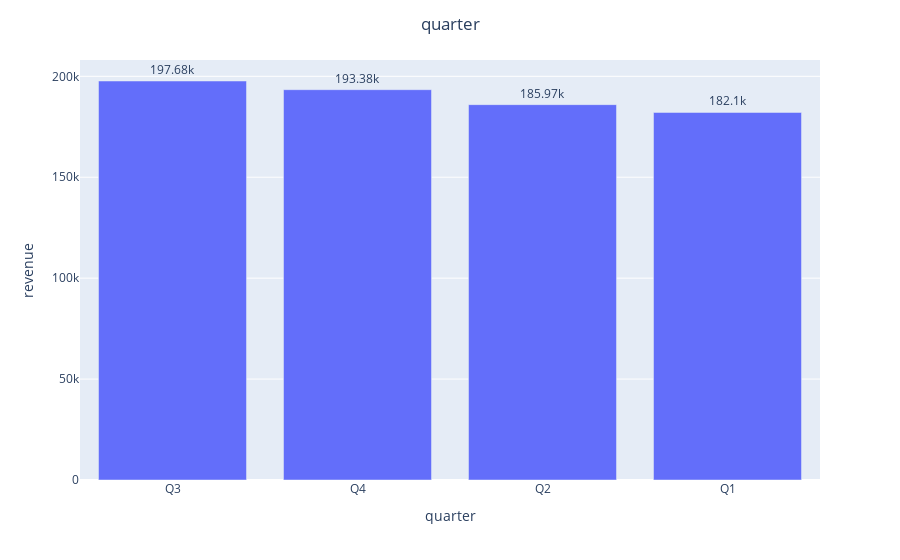

Here is the notebook cell this chart was saved with:
### Code cell
ee=data.groupby('quarter')['revenue'].sum().sort_values(ascending=False).reset_index()
fig = px.bar(ee, x="quarter",y='revenue',text_auto=True)
fig.update_layout(title="quarter ")
fig.update_layout(xaxis_title= "quarter")
fig.update_layout(yaxis_title= "revenue")
fig.update_traces(textposition='outside')
fig.update_layout(title_x=.5)
fig.show()

### Figure 1 — Plotly figure (JSON) as saved in the notebook; plotly's stock layout.template omitted (floating-point values rounded to 4 significant figures)
{"data": [{"alignmentgroup": "True", "hovertemplate": "quarter=%{x}<br>revenue=%{y}<extra></extra>", "legendgroup": "", "marker": {"color": "#636efa", "pattern": {"shape": ""}}, "name": "", "offsetgroup": "", "orientation": "v", "showlegend": false, "textposition": "outside", "texttemplate": "%{y}", "type": "bar", "x": ["Q3", "Q4", "Q2", "Q1"], "xaxis": "x", "y": [197680, 193380, 185970, 182100], "yaxis": "y"}], "layout": {"barmode": "relative", "legend": {"tracegroupgap": 0}, "margin": {"t": 60}, "title": {"text": "quarter ", "x": 0.5}, "xaxis": {"anchor": "y", "domain": [0, 1], "title": {"text": "quarter"}}, "yaxis": {"anchor": "x", "domain": [0, 1], "title": {"text": "revenue"}}}}
